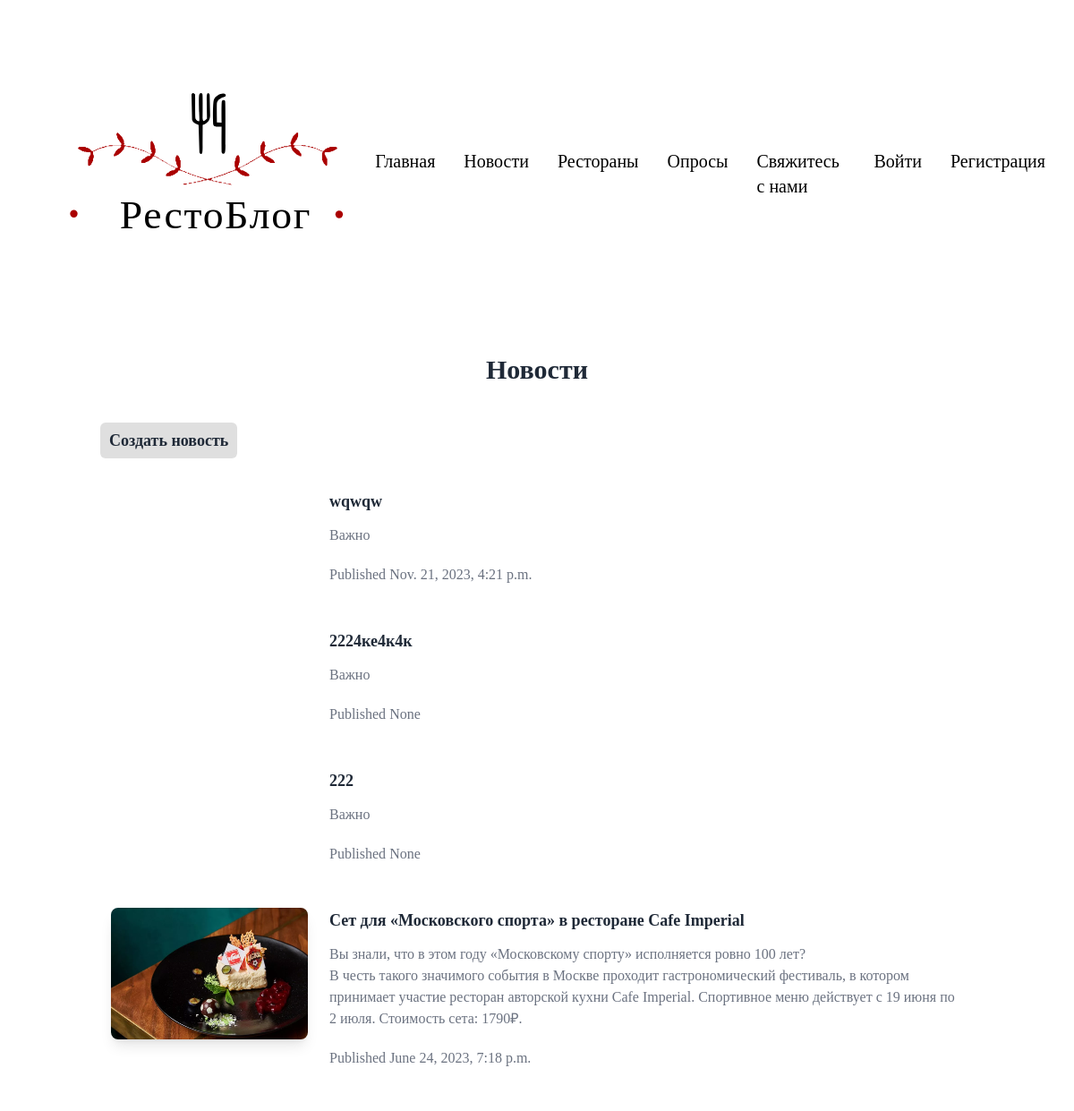
The app's page /news (upper part), older data.
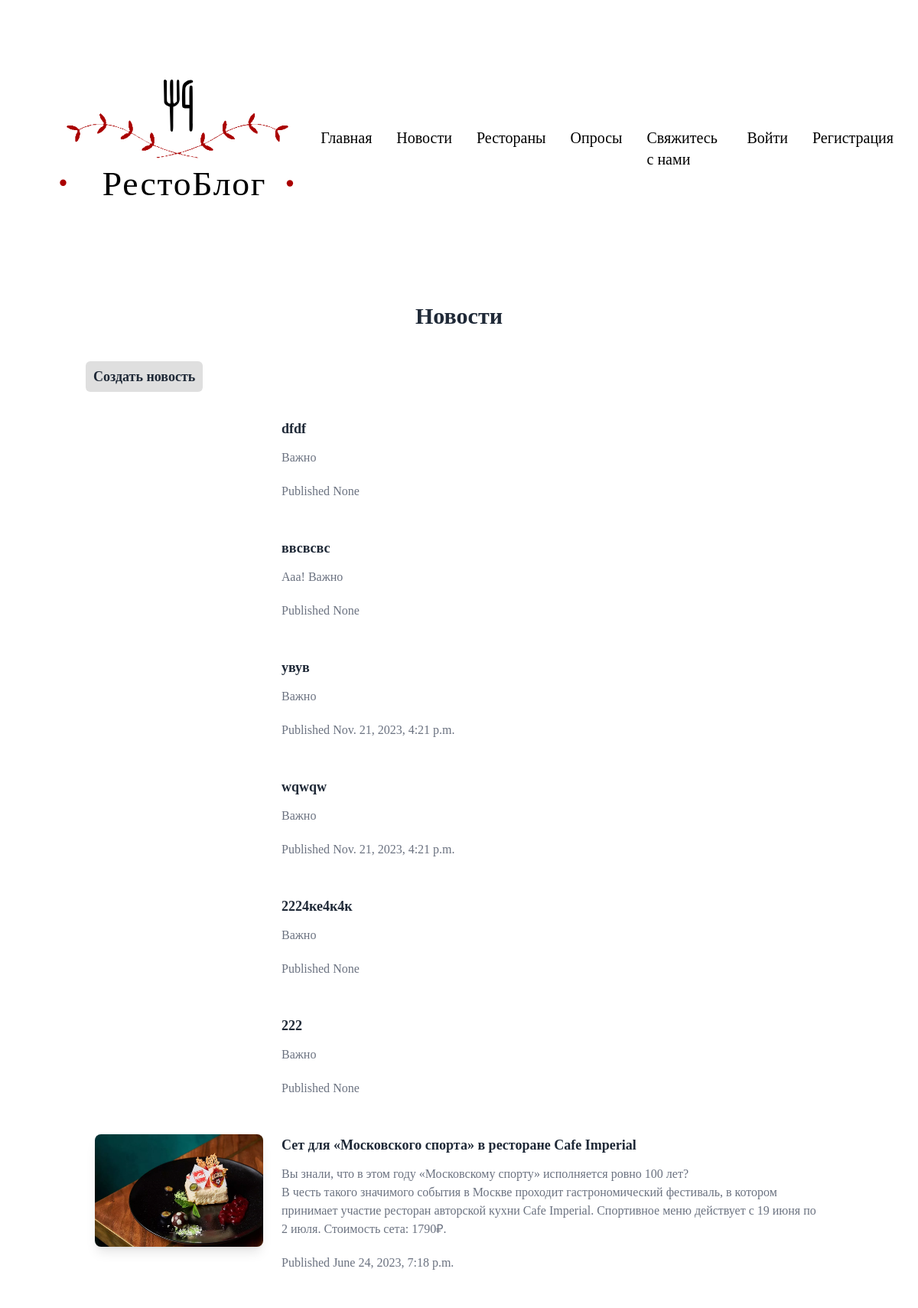
The same page, newer data.
### myapp/models.py (models this page shows, shortened)
class News(models.Model):
    objects = None
    author = models.ForeignKey(settings.AUTH_USER_MODEL, on_delete=models.CASCADE)
    image = models.ImageField(upload_to='images/', null=True)
    title = models.CharField(max_length=200)
    text = models.TextField()
    created_date = models.DateTimeField(null=True, blank=True, default=timezone.now)
    published_date = models.DateTimeField(blank=True, null=True)
    history = HistoricalRecords()

### myapp/views.py (the view)
# urls.py: path('news', views.news, name='news'),
def news(request):
    newss = News.objects.filter(
        Q(text__startswith='В') | Q(text__startswith='А') & ~Q(text__startswith='Н')
    ).order_by('-created_date')
    return render(request, 'News.html', {'newss': newss})

### myapp/templates/news.html (shortened to what this page needs)
{% load static tailwind_tags %}
<!doctype html>
<html lang="en">
<head>
    {% tailwind_css %}
</head>
<body>
<header>
    <div class="flex items-center px-8">
        <a><img src="{% static 'img/rb.svg' %}" alt=""></a>
        <nav class="text-xl ml-auto">
            <ul class=" flex flex-row gap-8">
                <li>
                    <a href="{% url 'index' %}">Главная</a>
                </li>
                <li>
                    <a href="{% url 'news' %}">Новости</a>
                </li>
                <li>
                    <a href="{% url 'rest' %}">Рестораны</a>
                </li>
                <li>
                    <a href="{% url 'polls' %}">Опросы</a>
                </li>
                <li>
                    <a href="{% url 'form' %}">Свяжитесь с нами</a>
                </li>
                {%if not request.user.is_authenticated %}
                <li>
                    <a href="{% url 'login' %}">Войти</a>
                </li>
                <li>
                    <a href="{% url 'signup' %}">Регистрация</a>
                </li>
                {%endif%}
            </ul>
        </nav>
    </div>
</header>
<main>
    <div class="container my-2 px-6 mx-auto">
        <div class="mb-32 text-gray-800 text-center md:text-left">
            <h2 class="text-3xl font-bold mb-12 text-center">Новости</h2>
            <div style="margin-bottom: 40px">
                <a href="{% url 'create_news' %}" style="background-color: #dfdfdf; padding: 10px; border-radius: 6px; font-weight: bold; font-size: 18px">Создать новость</a>
            </div>
            {% for news in newss %}
            <div class="flex flex-wrap mb-6">
                <div class="grow-0 shrink-0 basis-auto w-full md:w-3/12 px-3 mb-6 md:mb-0 ml-auto">
                    <div
                            class="relative overflow-hidden bg-no-repeat bg-cover relative overflow-hidden bg-no-repeat bg-cover ripple shadow-lg rounded-lg mb-6"
                            data-mdb-ripple="true" data-mdb-ripple-color="light">
                        {% if news.image %}
                        <img src="{{ news.image.url }}" alt="{{ news.title }}">
                        {% endif %}
                    </div>
                </div>
                <div class="grow-0 shrink-0 basis-auto w-full md:w-9/12 xl:w-7/12 px-3 mb-6 md:mb-0 mr-auto">
                    <h5 class="text-lg font-bold mb-3">{{ news.title }}</h5>
                    <p class="text-gray-500">
                        {{ news.text|linebreaksbr }}
                    </p>
                    <p class="mt-5 font-light text-gray-500 mb-6">Published {{ news.published_date }}</p>
                </div>
            </div>
            {% endfor %}
        </div>
    </div>
</main>
</body>
</html>

Row changes from the older to the newer data that the page shows:
added News: title "dfdf", text "Важно", published_date "None"
added News: title "ввсвсвс", text "Ааа! Важно", published_date "None"
added News: title "увув", text "Важно", published_date "Nov. 21, 2023, 4:21 p.m."
